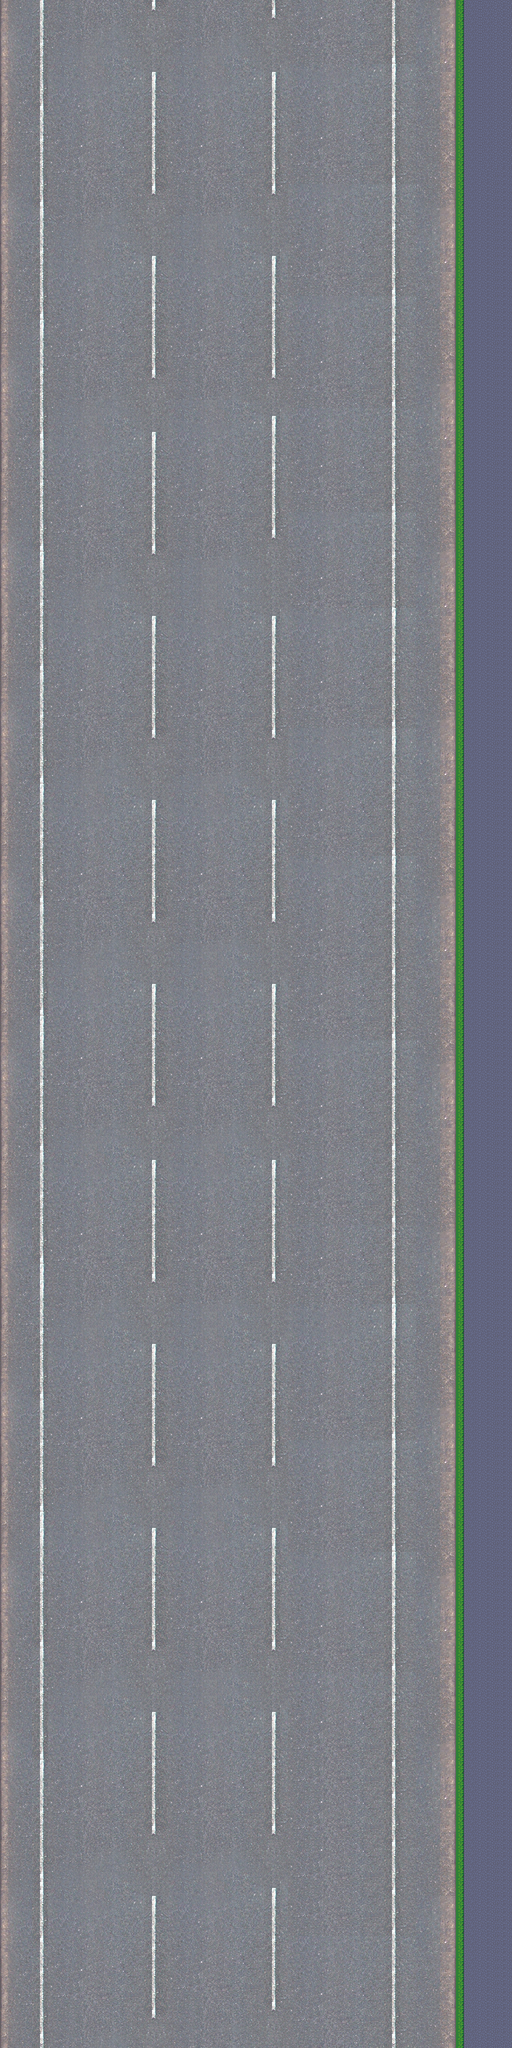

This game map was drawn from its Tiled (.tmx) file and the tilesets committed beside it. A one-line description and the trimmed map source follow:
An orthogonal 64x256 tile map with 16x16 px tiles, 2 tile layers (Background, RoadLayer), 3 tilesets and 5 objects (RightLimitRoad, LeftSideRoadLimit, LeftBoardDecS, RighBoaddecS).

<map version="1.0" tiledversion="2017.07.26" orientation="orthogonal" renderorder="right-down" width="64" height="256" tilewidth="16" tileheight="16" nextobjectid="16">
 <tileset firstgid="1" source="../../VariosTiles_less pixels.tsx" />
 <tileset firstgid="2810" name="VariousTiles" tilewidth="32" tileheight="32" spacing="2" margin="1" tilecount="784" columns="28">
  <image source="../../road_images.png" width="960" height="960" />
 </tileset>
 <tileset firstgid="3594" source="../../RoadHighWay.tsx" />
 <layer name="Background" width="64" height="256">
  <data>[16384 cells, 16384 non-empty, 1 distinct tile ids]</data>
 </layer>
 <layer name="RoadLayer" width="64" height="256" locked="1">
  <data>[16384 cells, 15426 non-empty, 463 distinct tile ids]</data>
 </layer>
 <objectgroup name="RoadLimits" locked="1">
  <object id="8" name="RightLimitRoad" x="899" y="1" width="30" height="4094" />
 </objectgroup>
 <objectgroup name="RoadLimitLeft" locked="1">
  <object id="14" x="0" y="899" width="2" height="133" />
  <object id="15" name="LeftSideRoadLimit" x="0" y="2" width="17" height="4112" />
 </objectgroup>
 <objectgroup name="LeftBoardRoadDecreaseSpeed" locked="1">
  <object id="9" name="LeftBoardDecS" x="20" y="-1" width="57" height="4097" />
 </objectgroup>
 <objectgroup name="RightBoardRoadDecreaseSpeed" locked="1">
  <object id="10" name="RighBoaddecS" x="797" y="1" width="97" height="4095" />
 </objectgroup>
</map>